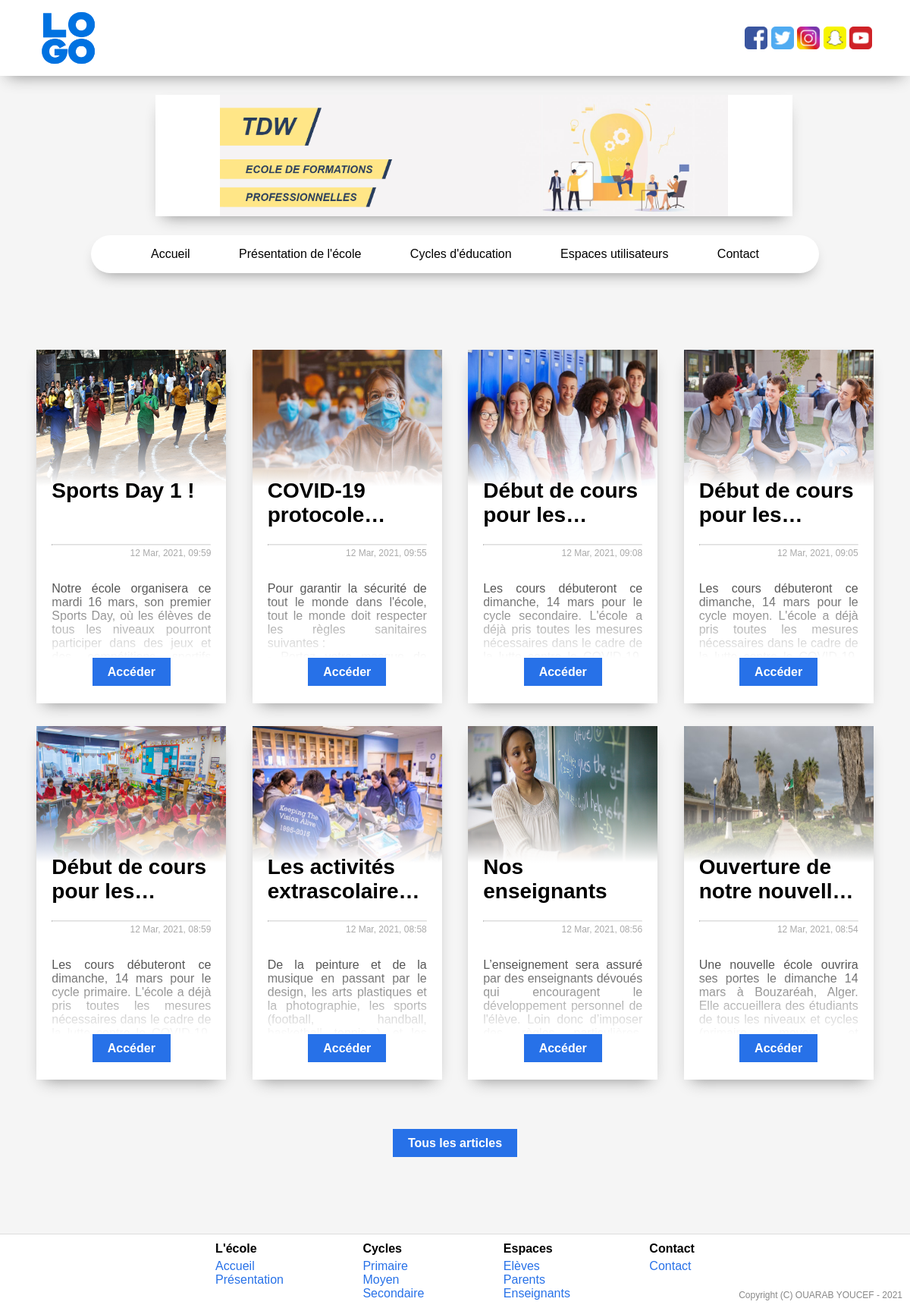
/Projet/index.php, run on the app's committed database.
### tables this page shows
CREATE TABLE `contact` (
  `id_contact` int(11) NOT NULL,
  `cle` enum('tel','fax','email','adr','fb','twt','ig','sc','yt') NOT NULL,
  `valeur` tinytext NOT NULL
);

CREATE TABLE `article` (
  `id_article` int(11) NOT NULL,
  `titre` tinytext NOT NULL,
  `description` text NOT NULL,
  `image` tinytext NOT NULL,
  `parents` tinyint(1) NOT NULL,
  `primaires` tinyint(1) NOT NULL,
  `moyens` tinyint(1) NOT NULL,
  `secondaires` tinyint(1) NOT NULL,
  `enseignants` tinyint(1) NOT NULL,
  `created` datetime NOT NULL DEFAULT CURRENT_TIMESTAMP
);

### Projet/controllers/accueil.php (called while the page is built, shortened)
<?php
class Accueil extends Controller {
    public function index() {
        $this->view->render("accueil", "Accueil");
    }
    public function getArticles() {
        $data = $this->model->getArticles();
        if ($data != SERVER_ERROR) {
            return $data;
        } else {
            header("location: ".BASE_URL."erreur/index/".$data);
        }
    }
}

### Projet/index.php (called while the page is built, shortened)
<?php
require_once LIBS."Router.php";
require_once LIBS."Session.php";
require_once LIBS."Controller.php";
require_once LIBS."Model.php";
require_once LIBS."View.php";
$app = new Router();

### Projet/libs/Controller.php (called while the page is built, shortened)
<?php
class Controller {
    function loadModel($name) {
        $path = MODELS.$name."Model.php";
        if (file_exists($path)) {
            $this->model = new $model();
        } else {
            header("location: ".BASE_URL."erreur/index/".MISSING_FILES);
        }
    }
}

### Projet/libs/Model.php (called while the page is built, shortened)
<?php
class Model {
    function __construct() {
        $dsn = DB_TYPE.":host=".DB_HOST.";dbname=".DB_NAME.";charset=".DB_CHARSET.";";
        try {
            $this->db = new PDO($dsn, DB_USERNAME, DB_PASSWORD);
        } catch (PDOException $e) {
            header("location: ".BASE_URL."erreur/index/".DB_CONN_ERROR);
        }
    }
}

### Projet/models/ContactModel.php (called while the page is built, shortened)
<?php
class ContactModel extends Model {
    public function getContacts() {
        $sql = "SELECT * FROM contact";
        $query = $this->db->prepare($sql);
        $exec = $query->execute();
        $data = $exec ? $query->fetchAll() : SERVER_ERROR;
        return $data;
    }
}

### Projet/controllers/contact.php (called while the page is built, shortened)
<?php
class Contact extends Controller {
    public function getContacts() {
        $data = $this->model->getContacts();
        if ($data != SERVER_ERROR) {
            return $data;
        } else {
            header("location: ".BASE_URL."erreur/index/".$data);
        }
    }
}

### Projet/libs/Session.php (called while the page is built, shortened)
<?php
class Session {
    public static function get($cle){
        if (isset($_SESSION[$cle])) return $_SESSION[$cle];
        else return null;
    }
}

### Projet/models/ArticleModel.php (called while the page is built, shortened)
<?php
class ArticleModel extends Model {
    public function getArticles($interests = null) {
        $sql = "SELECT * FROM article ";
        $sql = $sql . "ORDER BY created DESC";
        $query = $this->db->prepare($sql);
        $exec = $query->execute();
        $data = $exec ? $query->fetchAll() : SERVER_ERROR;
        return $data;
    }
}

### Projet/views/CadreView.php (the view)
<?php
class CadreView {
	function __construct($titre, $image, $desciption, $link, $date = false) {
        ?>
        <div class="cadre">
            <div class="image">
                <img src="<?php
                if ($image) echo BASE_URL.PUBLIC_CNT."img/".$image."?".time();
                else echo BASE_URL.PUBLIC_CNT."img/default.png?".time();
                ?>">
            </div>
            <div class="fade-img"></div>
            <div class="titre">
                <h3>
                    <?php echo $titre; ?>
                </h3>
            </div>
            <?php
            if ($date) {
                ?>
                <br>
                <div class="date">
                    <hr>
                    <label><?php echo $date; ?></label>
                </div>
                <?php
            }
            if ($desciption) {
            ?>
                <div class="description">
                    <p>
                        <?php echo $desciption; ?>
                    </p>
                </div>
            <?php
            }
            if ($desciption != "") echo '<div class="fade-desc"></div>' ; ?>
            <div class="suite">
                <a href="<?php echo $link; ?>">Accéder</a>
            </div>
        </div>
        <?php
    }
}

### Projet/libs/Router.php (shortened to what this page needs)
<?php
class Router {
    function __construct() {
        $url = isset($_GET[URL_PARAM]) ? $_GET[URL_PARAM] : "accueil";
        $url = rtrim($url, "/");
        $url = explode("/", $url);
        $controller = new $url[0]();
        if (isset($url[1])) {
            if (method_exists($controller, $url[1])) {
                $params = null;
                $n = 2;
                while (isset($url[$n])) {
                    $params[$n-2] = $url[$n];
                    $n++;
                }
                $controller->{$url[1]}($params);
            } else {
                $this->error();
            }
        } else $controller->index();
    }
}

### Projet/libs/View.php (shortened to what this page needs)
<?php
class View {
    public function render($name, $titre = "", $header_footer = true, $params = null) {
        if ($header_footer == true) {
            if (file_exists(VIEWS."EnteteView.php")) {
                require_once VIEWS."EnteteView.php";
                $entete = new EnteteView($titre);
            } else {
                header("location: ".BASE_URL."erreur/index/".MISSING_FILES);
            }
        }
        if ($name == "accueil") {
            if (file_exists(VIEWS."DiaporamaView.php")) {
                require_once VIEWS."DiaporamaView.php";
                $diapo = new DiaporamaView();
            } else {
                header("location: ".BASE_URL."erreur/index/".MISSING_FILES);
            }
        }
        if ($header_footer == true) {
            if (file_exists(VIEWS."MenuView.php")) {
                require_once VIEWS."MenuView.php";
                $menu = new MenuView();
            } else {
                header("location: ".BASE_URL."erreur/index/".MISSING_FILES);
            }
        }
        if (file_exists(VIEWS.$name."View.php")) {
            if ($params != null) $view = new $v($params);
            else $view = new $v();
        } else {
            header("location: ".BASE_URL."erreur/index/".MISSING_FILES);
        }
        if ($header_footer == true) {
            if (file_exists(VIEWS."PiedView.php")) {
                require_once VIEWS."PiedView.php";
                $pied = new PiedView();
            } else {
                header("location: ".BASE_URL."erreur/index/".MISSING_FILES);
            }
        }
    }
}

### Projet/views/EnteteView.php (shortened to what this page needs)
<?php
class EnteteView extends View {
    function __construct($titre = "") {
        require_once CONTROLLERS."contact.php";
        $this->controller = new Contact();
        $contacts = $this->controller->getContacts();
        $socials = array("fb", "twt", "ig", "sc", "yt");
        $links = array(
            "fb" => "https://facebook.com/",
            "twt" => "https://twitter.com/",
            "ig" => "https://instagram.com/",
            "sc" => "https://snapchat.com/",
            "yt" => "https://youtube.com/",
        );
        $imgs = array(
            "fb" => BASE_URL.PUBLIC_CNT."img/fb.png",
            "twt" => BASE_URL.PUBLIC_CNT."img/twt.png",
            "ig" => BASE_URL.PUBLIC_CNT."img/ig.png",
            "sc" => BASE_URL.PUBLIC_CNT."img/sc.png",
            "yt" => BASE_URL.PUBLIC_CNT."img/yt.png",
        );
        ?>
        <!DOCTYPE html>
        <html>
        <head>
            <link rel="stylesheet" type="text/css" href="<?php echo BASE_URL.PUBLIC_CNT; ?>css/style.css?<?php echo time()?>">
        </head>
        <body>
            <header>
                <div class="logo">
                    <img src="<?php echo BASE_URL.PUBLIC_CNT; ?>img/logo.png?<?php echo time()?>" alt="Logo">
                </div>
                <div class="socials">
                    <?php
                    if ($contacts) {
                        foreach ($contacts as $contact) {
                            if (in_array($contact["cle"], $socials)) {
                            ?>
                                <a href="<?php echo $links[$contact["cle"]].$contact["valeur"] ?>"><img src="<?php echo $imgs[$contact["cle"]] ?>?<?php echo time() ?>"></a>
                            <?php
                            }
                        }
                    }
                    ?>
                </div>
            </header>
        <?php
    }
}

### Projet/views/DiaporamaView.php (shortened to what this page needs)
<?php
class DiaporamaView extends View {
	function __construct() {
		?>
		<div class="diapo">
			<img class="slide" src="<?php echo BASE_URL.PUBLIC_CNT ?>img/slide1.png?<?php echo time()?>">
		</div>
		<?php
	}
}

### Projet/views/MenuView.php (shortened to what this page needs)
<?php
class MenuView extends View {
	function __construct() {
		$admin = Session::get("admin");
		?>
		<center><ul class="menu" <?php if ($admin) { echo 'style="text-align: left;"'; } ?>>
			<li class="drop" <?php if ($admin) { echo 'style="padding-left: 30px;"'; } ?>>
				<a href="<?php echo BASE_URL ?>accueil">Accueil</a>
			</li>
			<li class="drop">
				<a href="<?php echo BASE_URL ?>presentation">Présentation de l'école</a>
			</li>
			<li class="drop">
				<a>Cycles d'éducation</a>
			</li>
			<li class="drop">
				<a>Espaces utilisateurs</a>
			</li>
			<li class="drop">
				<a href="<?php echo BASE_URL ?>contact">Contact</a>
			</li>
		</ul></center>
		<?php
	}
}

### Projet/views/AccueilView.php (shortened to what this page needs)
<?php
class AccueilView extends View {
    function __construct() {
        $this->controller = new Accueil();
        $articles = $this->controller->getArticles();
        ?>
        <br><br>
        <div class="cadres-wrapper">
        <?php
        require_once VIEWS."CadreView.php";
        for ($i = 0; $i < 8; $i++) {
            if (isset($articles[$i])) {
                $article = $articles[$i];
                $titre = $article["titre"];
                $image = $article["image"];
                $desciption = $article["description"];
                $link = BASE_URL."article/id/".$article["id_article"];
                $date = date("j M, Y, H:i", strtotime($article["created"]));
                new CadreView($titre, $image, $desciption, $link, $date);
            }
        }
        ?>
        </div>
        <div class="linktoall">
            <a href="<?php echo BASE_URL ?>articles">Tous les articles</a>
        </div>
        <?php
    }
}

### Projet/views/PiedView.php (shortened to what this page needs)
<?php
class PiedView extends View {
    function __construct() {
        ?>
        <footer>
            <ul>
                <li><b>L'école</b></li>
                <li><a href="<?php echo BASE_URL ?>accueil">Accueil</a></li>
                <li><a href="<?php echo BASE_URL ?>presentation">Présentation</a></li>
            </ul>
            <ul>
                <li><b>Cycles</b></li>
                <li><a href="<?php echo BASE_URL ?>primaire">Primaire</a></li>
                <li><a href="<?php echo BASE_URL ?>moyen">Moyen</a></li>
                <li><a href="<?php echo BASE_URL ?>secondaire">Secondaire</a></li>
            </ul>
            <ul>
                <li><b>Espaces</b></li>
                <li><a href="<?php echo BASE_URL ?>espeleve">Elèves</a></li>
                <li><a href="<?php echo BASE_URL ?>espparent">Parents</a></li>
                <li><a href="<?php echo BASE_URL ?>espens">Enseignants</a></li>
            </ul>
            <ul>
                <li><b>Contact</b></li>
                <li><a href="<?php echo BASE_URL ?>contact">Contact</a></li>
            </ul>
            <div class="copyright">
                Copyright (C) OUARAB YOUCEF - 2021
            </div>
        </footer>
        </body>
        </html>
        <?php
    }
}

### Projet/public/css/style.css (style rules this page uses)
* { margin: 0; padding: 0; font-family: Arial, Helvetica, sans-serif; }
html, body { background-color: #f5f5f5; width: 100%; height: 100%; }
body { overflow-x: hidden; }
header { background-color: #fff; width: 100%; height: 100px; box-shadow: 0px 10px 20px -10px #888; z-index: 51; margin-bottom: 25px; }
.logo { position: relative; height: 80%; top: 50%; left: 50px; transform: translate(0%, -50%); display: inline-block; }
.logo img { height: 100%; }
.socials { position: relative; height: 30%; float: right; top: 50%; right: 50px; transform: translate(0%, -50%); display: inline-block; }
.socials a img { height: 100%; }
footer { width: 100%; background-color: #fff; margin-top: 100px; border-top: 1px solid #ddd; text-align: center; position: relative; }
footer ul { text-align: left; list-style: none; display: inline-block; vertical-align: top; padding: 10px 50px; }
a, a:hover, a:visited, a:focus { text-decoration: none; color: #2771e8; }
footer ul li:nth-child(1) { margin-bottom: 5px; }
footer .copyright { position: absolute; right: 0; bottom: 0; color: #888; padding: 10px; font-size: 12px; }
.diapo { width: 70%; height: 20%; margin: 25px; background-color: #fff; position: relative; left: 50%; transform: translateX(-50%); background-size: cover; -webkit-background-size: cover; -moz-background-size: cover; -ms-background-size: cover; overflow: hidden; box-shadow: 0px 10px 20px -10px #888; }
.slide { position: relative; display: block; object-fit: contain; height: 100%; width: 100%; animation: diaporama 24s ease-in-out infinite; -webkit-animation: diaporama 24s ease-in-out infinite; -moz-animation: diaporama 24s ease-in-out infinite; -ms-animation: diaporama 24s ease-in-out infinite; animation-delay: 3s; -webkit-animation-delay: 3s; -moz-animation-delay: 3s; -ms-animation-delay: 3s; }
.menu { list-style: none; position: sticky; top: 0; line-height: 50px; border-radius: 30px; width: 80%; margin-bottom: 50px; background-color: #fff; box-shadow: 0px 10px 20px -10px #888; z-index: 51; }
.menu li { display: inline-block; text-align: center; }
.menu li a { line-height: 50px; padding: 0 20px; margin: 0 10px; color: #000; display: block; text-decoration: none; }
.cadres-wrapper, .emps-wrapper { width: 100%; text-align: center; margin-bottom: 50px; }
.cadre, .emp { position: relative; width: 20%; min-width: 250px; margin: 15px; background-color: #fff; display: inline-block; box-shadow: 0px 10px 20px -10px #888; vertical-align: top; }
.cadre .titre, .emp .titre { position: relative; text-align: left; padding: 20px; height: 48px; overflow: hidden; text-overflow: ellipsis; display: -webkit-box; -webkit-line-clamp: 2; -webkit-box-orient: vertical; }
.cadre .titre { margin-top: -50px; margin-bottom: 20px; }
.cadre .titre h3, .emp .titre h3 { font-size: 28px; }
.cadre .date { text-align: right; padding: 0 20px 20px 20px; margin-top: -20px; }
.cadre .date hr { border-top: 1px solid #ddd; }
.cadre .date label { font-size: 12px; color: #aaa; }
.cadre .image { position: relative; height: 200px; overflow: hidden; }
.cadre .image img { width: 100%; height: 100%; }
.cadre .description { height: 100px; overflow: hidden; padding: 10px 20px; text-align: justify; }
.cadre .description p { color: #555; }
.fade-img { background: linear-gradient(0deg, rgb(255, 255, 255) 10%, rgba(255,255,255,0) 60%); height: 200px; margin-top: -200px; position: relative; }
.fade-desc { background: linear-gradient(0deg, rgb(255, 255, 255) 10%, rgba(255,255,255,0) 100%); height: 100px; margin-top: -100px; position: relative; }
.cadre .suite, .emp .acc { height: 50px; }
.cadre .suite a, .linktoall a, .linktoall button { position: relative; text-decoration: none; padding: 10px 20px; background-color: #2771e8; color: #fff; font-weight: bold; border: none; }
.linktoall { margin: 20px; padding: 10px 20px; text-align: center; }

### data on the page
contact: shows a picture
contact: shows a picture
contact: shows a picture
contact: shows a picture
contact: shows a picture
article: image (picture), titre "Sports Day 1 !", created "12 Mar, 2021, 09:59", description "Notre école organisera ce mardi 16 mars, son premier Sports Day, où les élèves de tous les niveaux pourront participer dans des jeux et des compétitions sportifs…"
article: image (picture), titre "COVID-19…", created "12 Mar, 2021, 09:55", description "Pour garantir la sécurité de tout le monde dans l'école, tout le monde doit respecter les règles sanitaires suivantes :"
article: image (picture), titre "Début de cours pour…", created "12 Mar, 2021, 09:08", description "Les cours débuteront ce dimanche, 14 mars pour le cycle secondaire. L'école a déjà pris toutes les mesures nécessaires dans le cadre de la lutte contre le COVID-19.…"
article: image (picture), titre "Début de cours pour…", created "12 Mar, 2021, 09:05", description "Les cours débuteront ce dimanche, 14 mars pour le cycle moyen. L'école a déjà pris toutes les mesures nécessaires dans le cadre de la lutte contre le COVID-19.…"
article: image (picture), titre "Début de cours pour…", created "12 Mar, 2021, 08:59", description "Les cours débuteront ce dimanche, 14 mars pour le cycle primaire. L'école a déjà pris toutes les mesures nécessaires dans le cadre de la lutte contre le COVID-19.…"
article: image (picture), titre "Les activités…", created "12 Mar, 2021, 08:58", description "De la peinture et de la musique en passant par le design, les arts plastiques et la photographie, les sports (football, handball, basketball, tennis...), et les…"
article: image (picture), titre "Nos enseignants", created "12 Mar, 2021, 08:56", description "L’enseignement sera assuré par des enseignants dévoués qui encouragent le développement personnel de l'élève. Loin donc d’imposer des règles particulières,…"
article: image (placeholder picture), titre "Ouverture de notre…", created "12 Mar, 2021, 08:54", description "Une nouvelle école ouvrira ses portes le dimanche 14 mars à Bouzaréah, Alger. Elle accueillera des étudiants de tous les niveaux et cycles (primaire, moyen, et…"
